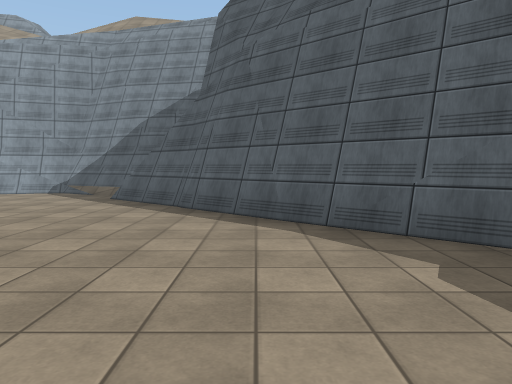
View 1 (above)

20 first-person views from a walk through a scene from a Unity 3-D project. The camera is 1.4 m above the floor, tilts 4° down and sees 70° across. The floor is counted in squares, 2 m on a side. Each view is taken from the middle of a square. On the plan, view 1 faces up. The plan holds only what a view shows up to about 11 squares ahead; the rest is blank. The place goes on beyond the plan. Surface patterns are stand-ins for the level's own textures.

View 2
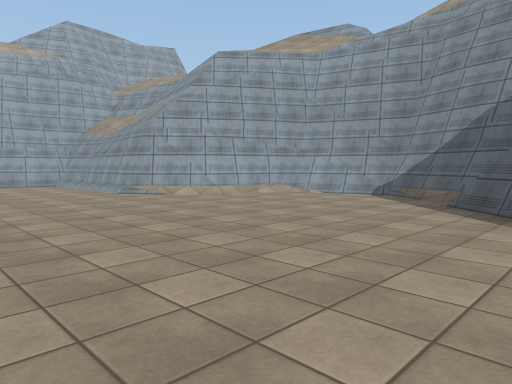

View 3
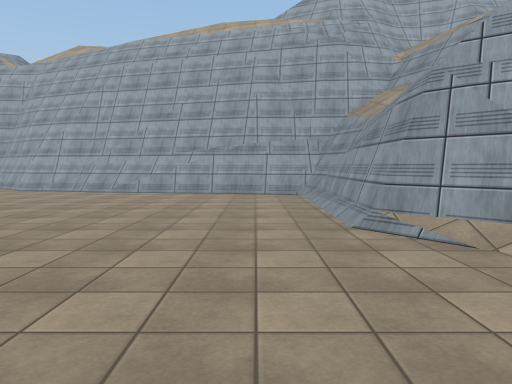

View 4
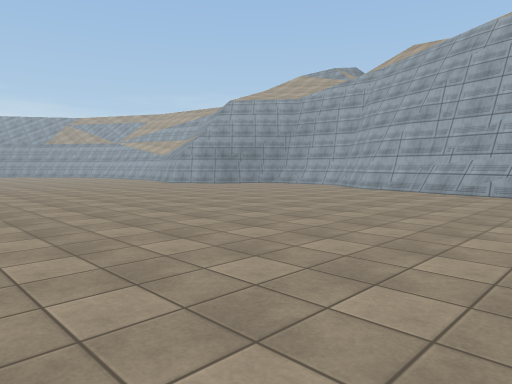

View 5
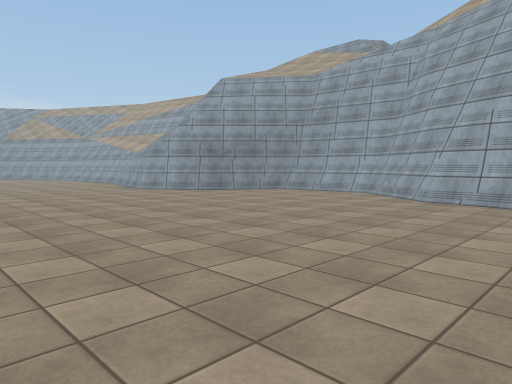

View 6
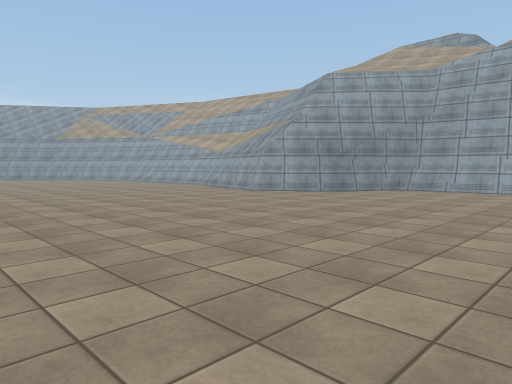

View 7
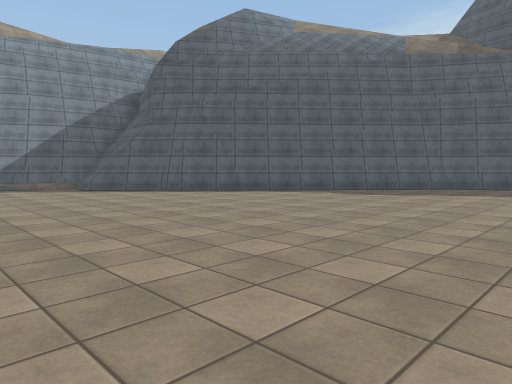

View 8
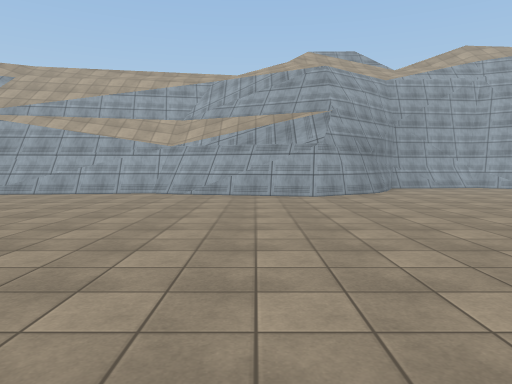

View 9
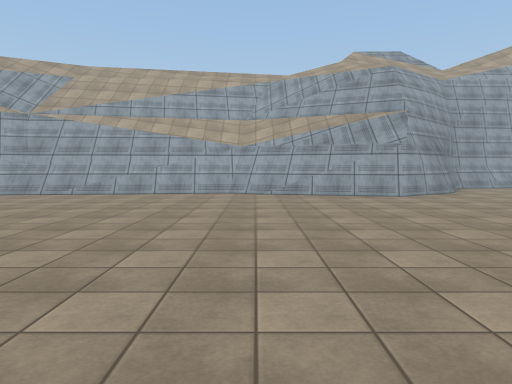

View 10
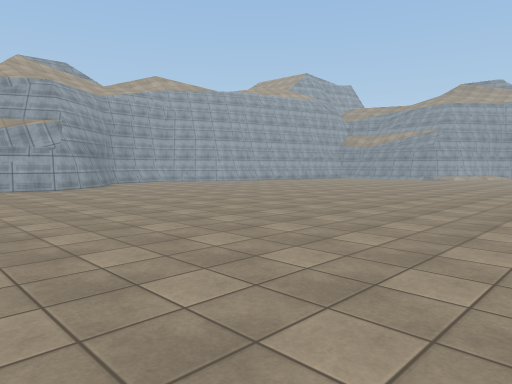

View 11
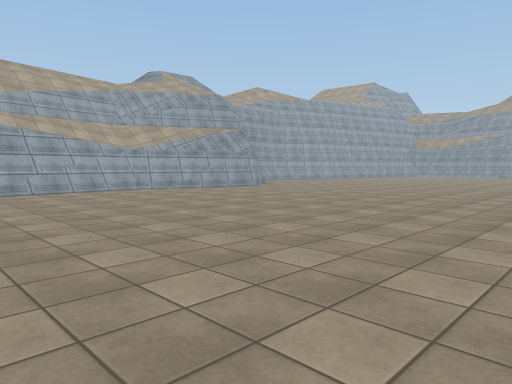

View 12
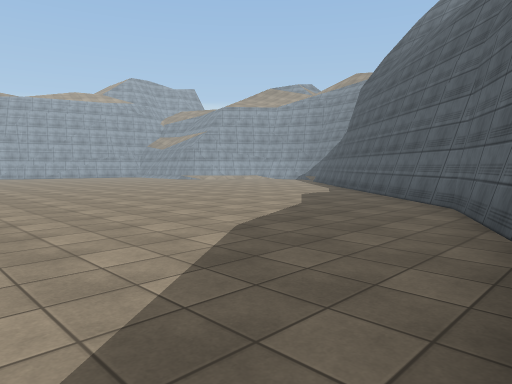

View 13
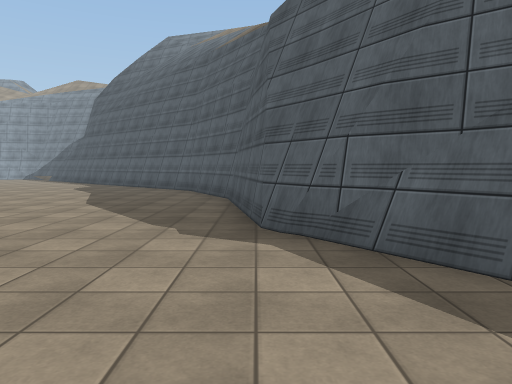

View 14
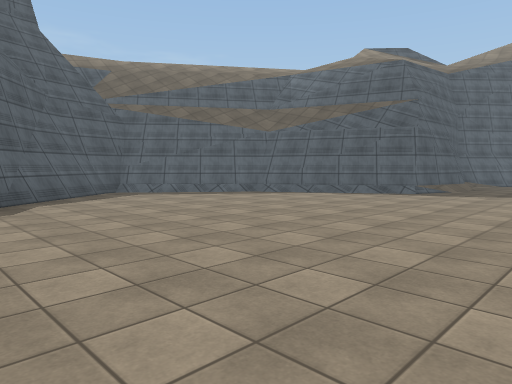

View 15
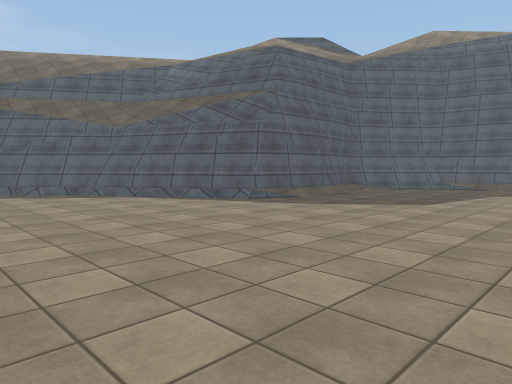

View 16
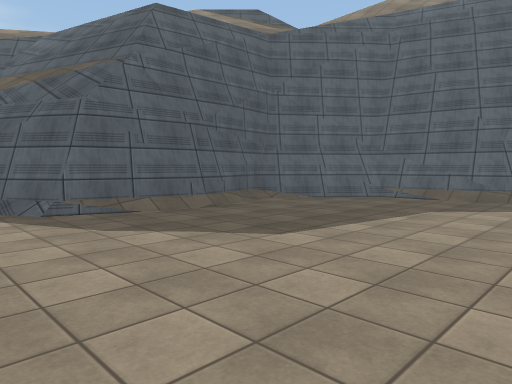

View 17
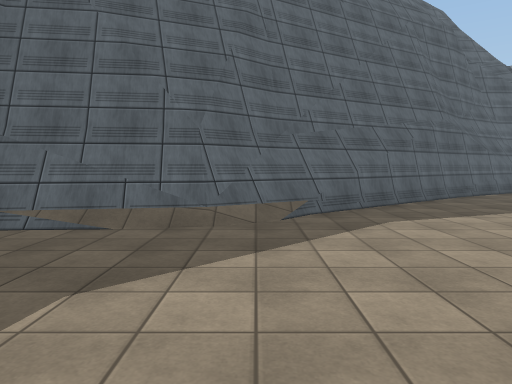

View 18
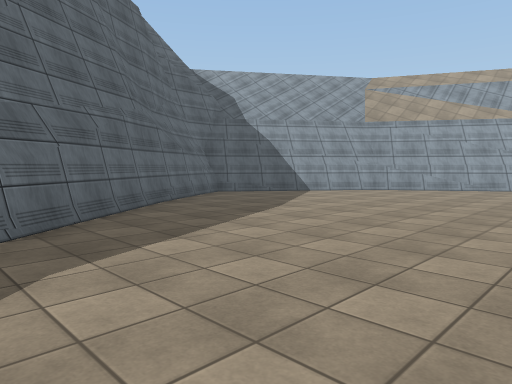

View 19
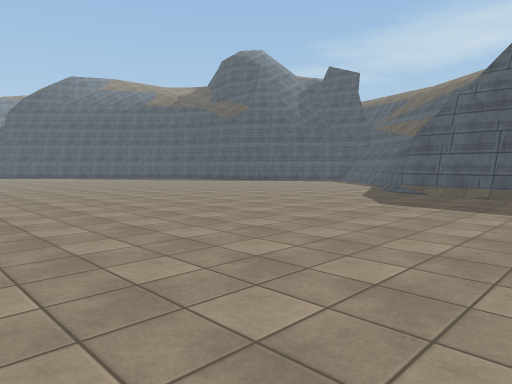

View 20
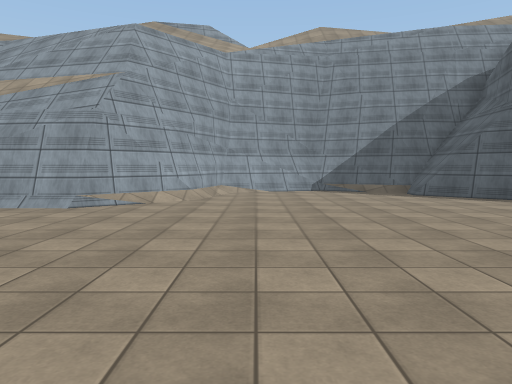

### Floor plan
Key: @ floor where view 1 was taken; # wall or solid block; . floor; / step, stairs or slope.
Columns run from 18 left of view 1 to 10 right of it. Each row starts with its distance up from view 1.
 10           #########
  9          ###..##//#
  8          #/....//##
  7         ##/.....###
  6    ######/.......##
  5   ##/////.........###
  4   #/................##
  3   #..................##
  2   #...................##
  1   #....................##
  0  ##...............@.....#
 -1  ##.....................##
 -2  #.......................#
 -3 ##.......................#
 -4 #........................#
 -5 #.............   ........##
 -6 #..............   ........#
 -7 #...............  ........##
 -8 ##............... .........##
 -9  ##.........................#
-10   ##......................./#
-11    #....................../##
-12    #......................##
-13   ##.....................##
-14   #....................###
-15   #...................##
-16   #...................#
-17   #...................#
-18   ##..................#
-19   ##..................#
-20    #.   .............##
-21    #................##
-22    ##............####
-23     ##..........##
-24      #........###
-25      ##......##
-26       ###...##
-27         #####

Where each view was taken, in squares from view 1:
view 1: 0 up, 0 right, facing up
view 2: 1 up, 1 left, facing up-left
view 3: 4 up, 6 left, facing left
view 4: 3 up, 6 left, facing down-left
view 5: 0 up, 9 left, facing down-left
view 6: 3 down, 7 left, facing down-left
view 7: 3 down, 7 left, facing up-right
view 8: 12 down, 6 left, facing left
view 9: 14 down, 6 left, facing left
view 10: 14 down, 3 left, facing up-left
view 11: 20 down, 5 left, facing up-left
view 12: 6 down, 7 right, facing up-left
view 13: 10 down, 7 right, facing up
view 14: 5 down, 0 right, facing down-right
view 15: 9 down, 2 left, facing down-right
view 16: 13 down, 2 left, facing down-right
view 17: 17 down, 1 left, facing down
view 18: 19 down, 2 left, facing down-left
view 19: 19 down, 6 left, facing up-right
view 20: 1 down, 7 left, facing up
